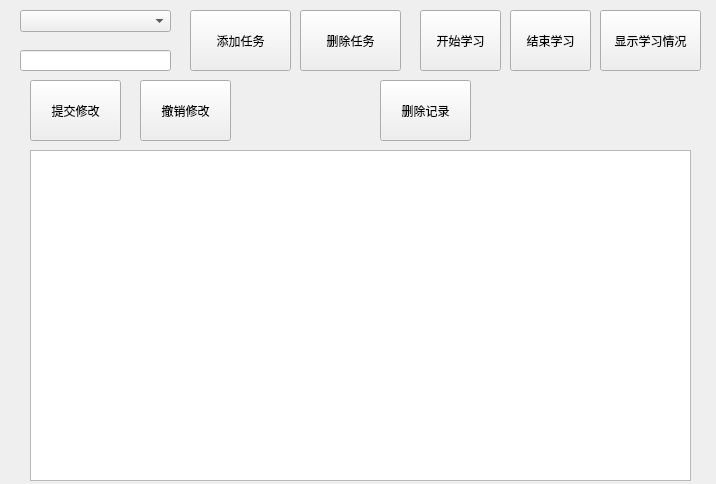
<?xml version="1.0" encoding="UTF-8"?>
<ui version="4.0">
 <class>Widget</class>
 <widget class="QWidget" name="Widget">
  <property name="geometry">
   <rect>
    <x>0</x>
    <y>0</y>
    <width>716</width>
    <height>484</height>
   </rect>
  </property>
  <property name="windowTitle">
   <string>Widget</string>
  </property>
  <widget class="QPushButton" name="startTaskBtn">
   <property name="geometry">
    <rect>
     <x>420</x>
     <y>10</y>
     <width>81</width>
     <height>61</height>
    </rect>
   </property>
   <property name="text">
    <string>开始学习</string>
   </property>
  </widget>
  <widget class="QPushButton" name="stopTaskBtn">
   <property name="geometry">
    <rect>
     <x>510</x>
     <y>10</y>
     <width>81</width>
     <height>61</height>
    </rect>
   </property>
   <property name="text">
    <string>结束学习</string>
   </property>
  </widget>
  <widget class="QComboBox" name="chooseTask">
   <property name="geometry">
    <rect>
     <x>20</x>
     <y>10</y>
     <width>151</width>
     <height>22</height>
    </rect>
   </property>
  </widget>
  <widget class="QLineEdit" name="taskEdit">
   <property name="geometry">
    <rect>
     <x>20</x>
     <y>50</y>
     <width>151</width>
     <height>21</height>
    </rect>
   </property>
  </widget>
  <widget class="QPushButton" name="addTaskBtn">
   <property name="geometry">
    <rect>
     <x>190</x>
     <y>10</y>
     <width>101</width>
     <height>61</height>
    </rect>
   </property>
   <property name="styleSheet">
    <string notr="true"/>
   </property>
   <property name="text">
    <string>添加任务</string>
   </property>
  </widget>
  <widget class="QPushButton" name="showTableBtn">
   <property name="geometry">
    <rect>
     <x>600</x>
     <y>10</y>
     <width>101</width>
     <height>61</height>
    </rect>
   </property>
   <property name="text">
    <string>显示学习情况</string>
   </property>
  </widget>
  <widget class="QStackedWidget" name="stackedWidget">
   <property name="geometry">
    <rect>
     <x>20</x>
     <y>80</y>
     <width>681</width>
     <height>401</height>
    </rect>
   </property>
   <property name="currentIndex">
    <number>1</number>
   </property>
   <widget class="QWidget" name="page">
    <widget class="QLabel" name="label">
     <property name="geometry">
      <rect>
       <x>0</x>
       <y>10</y>
       <width>671</width>
       <height>38</height>
      </rect>
     </property>
     <property name="font">
      <font>
       <family>你的酒馆别对我打烊 (非商业使用)</family>
       <pointsize>24</pointsize>
       <weight>75</weight>
       <bold>true</bold>
      </font>
     </property>
     <property name="frameShape">
      <enum>QFrame::StyledPanel</enum>
     </property>
     <property name="text">
      <string>好好学习，天天向上</string>
     </property>
     <property name="alignment">
      <set>Qt::AlignCenter</set>
     </property>
    </widget>
    <widget class="QLabel" name="timeLabel">
     <property name="geometry">
      <rect>
       <x>60</x>
       <y>80</y>
       <width>551</width>
       <height>281</height>
      </rect>
     </property>
     <property name="font">
      <font>
       <pointsize>87</pointsize>
       <weight>75</weight>
       <bold>true</bold>
      </font>
     </property>
     <property name="text">
      <string>TextLabel</string>
     </property>
     <property name="alignment">
      <set>Qt::AlignCenter</set>
     </property>
    </widget>
   </widget>
   <widget class="QWidget" name="page_3">
    <widget class="QTableView" name="tableView">
     <property name="geometry">
      <rect>
       <x>10</x>
       <y>70</y>
       <width>661</width>
       <height>331</height>
      </rect>
     </property>
    </widget>
    <widget class="QPushButton" name="deleteBtn">
     <property name="geometry">
      <rect>
       <x>360</x>
       <y>0</y>
       <width>91</width>
       <height>61</height>
      </rect>
     </property>
     <property name="text">
      <string>删除记录</string>
     </property>
    </widget>
    <widget class="QPushButton" name="amendBtn">
     <property name="geometry">
      <rect>
       <x>10</x>
       <y>0</y>
       <width>91</width>
       <height>61</height>
      </rect>
     </property>
     <property name="text">
      <string>提交修改</string>
     </property>
    </widget>
    <widget class="QPushButton" name="amendCancelBtn">
     <property name="geometry">
      <rect>
       <x>120</x>
       <y>0</y>
       <width>91</width>
       <height>61</height>
      </rect>
     </property>
     <property name="text">
      <string>撤销修改</string>
     </property>
    </widget>
   </widget>
   <widget class="QWidget" name="page_2"/>
  </widget>
  <widget class="QPushButton" name="deleteTaskBtn">
   <property name="geometry">
    <rect>
     <x>300</x>
     <y>10</y>
     <width>101</width>
     <height>61</height>
    </rect>
   </property>
   <property name="text">
    <string>删除任务</string>
   </property>
  </widget>
 </widget>
 <resources/>
 <connections/>
</ui>
